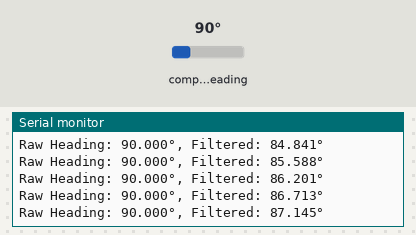
Simulated run of this sketch. Board: Arduino Uno, built with avr-gcc and run on an emulated ATmega328P. On the bench: the last lines printed to the serial monitor. The test bench sets the inputs (shaded band); at power-on: compass heading 90°.

Above: at 1.2 s.
1.3 s: compass heading set to 7°
At 1.34 s:
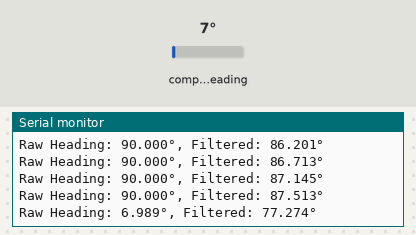
2.8 s: compass heading set to 90°
At 2.88 s:
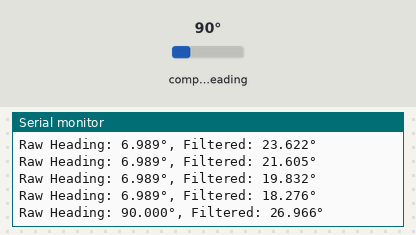
4.3 s: compass heading set to 180°
At 4.32 s:
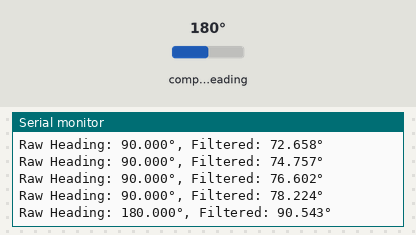
7.3 s: compass heading set to 269°
At 7.3 s:
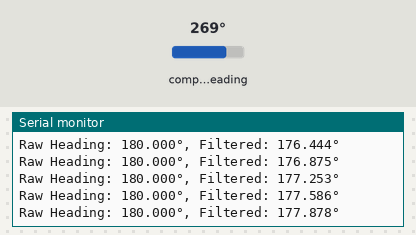
Timing chart, 0 to 10.3 s (numbered marks = the images above; inputs shaded):
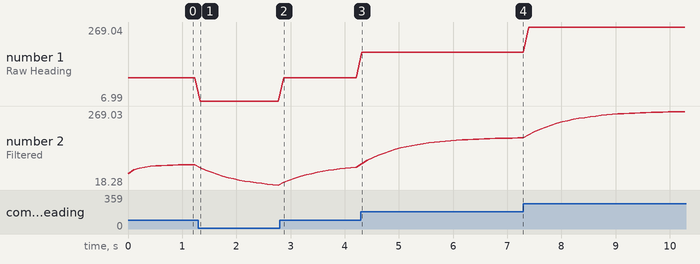

The sketch:

MGNT_MTR_3RA_KLMN.ino
```cpp
// https://github.com/Meir-Tools/250411_MGNT_MTR
// by GPT , GGL , Meir-Tools
// MGNT_MTR_3RA_KLMN.ino | 3 Resolution Accuracy
#include <Wire.h>
#include <Adafruit_HMC5883_U.h>

Adafruit_HMC5883_Unified mag = Adafruit_HMC5883_Unified(12345);

// Kalman variables
float kalman_x = 0;
float kalman_P = 1;
const float Q = 0.01;   // Process noise
const float R = 0.6;    // Measurement noise

float kalmanFilter(float measurement) {
  kalman_P = kalman_P + Q;
  float K = kalman_P / (kalman_P + R);
  kalman_x = kalman_x + K * (measurement - kalman_x);
  kalman_P = (1 - K) * kalman_P;
  return kalman_x;
}

void setup() {
  Serial.begin(9600);
  if (!mag.begin()) {
    Serial.println("HMC5883 not detected!");
    while (1);
  }
}

void loop() {
  sensors_event_t event;
  mag.getEvent(&event);

  float heading = atan2(event.magnetic.y, event.magnetic.x);
  heading = heading * 180.0 / PI;
  if (heading < 0) heading += 360.0;

  float filtered_heading = kalmanFilter(heading);

  Serial.print("Raw Heading: ");
  Serial.print(heading, 3);
  Serial.print("°, Filtered: ");
  Serial.print(filtered_heading, 3);
  Serial.println("°");

  delay(100);
}
```

Measured:
- after the input at 1.3 s, the serial monitor: prints a new line at once (image 1)
- after the input at 2.8 s, the serial monitor: prints a new line after 0.08 s (image 2)
- after the input at 4.3 s, the serial monitor: prints a new line at once (image 3)
- plotted number 1: 90 → 6.99 after the input at 1.3 s, 90 → 180 after the input at 4.3 s
- plotted number 2: 87.51 → 18.28 after the input at 1.3 s, 18.28 → 78.22 after the input at 2.8 s, 78.22 → 177.88 after the input at 4.3 s
